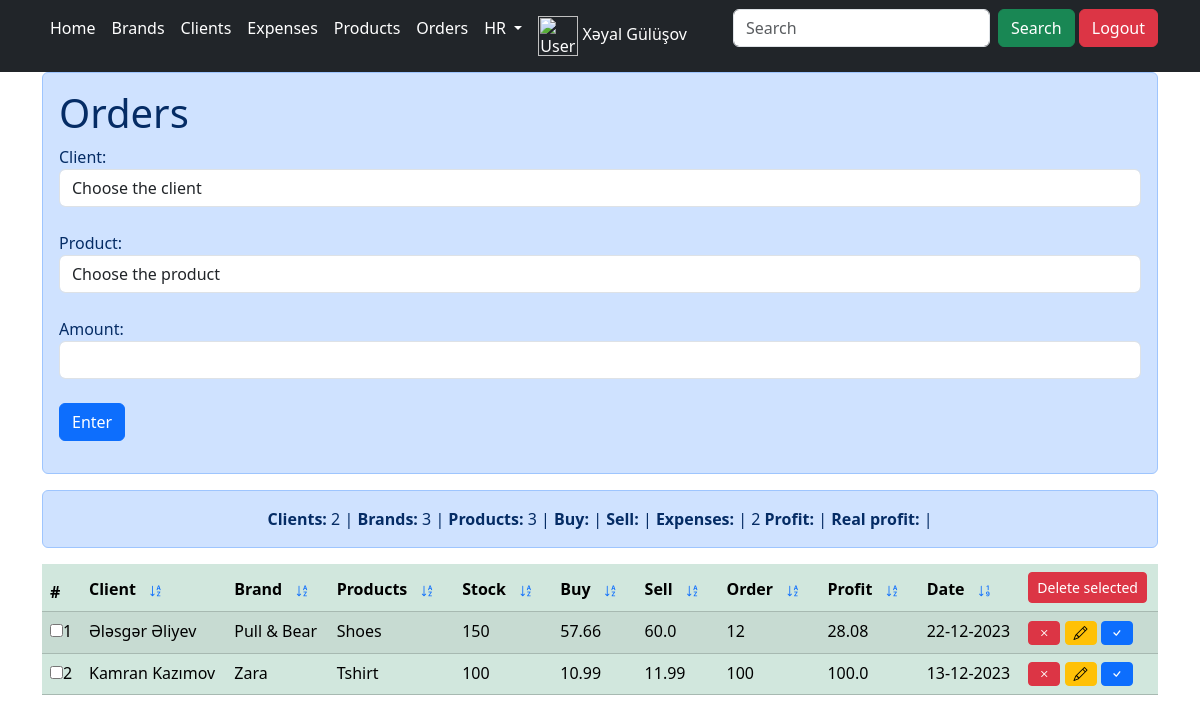
/orders (signed in), run on the app's committed database.
### main/models.py (models this page shows, shortened)
class myUser(AbstractUser):
    profile_photo = models.ImageField(upload_to='media/', blank=True, null=True)
    comp_name = models.CharField(max_length=20)
    birth_date = models.DateField()
    phone = models.CharField(max_length=15)

class Orders(models.Model):
    client = models.ForeignKey(Clients, on_delete=models.CASCADE)
    product = models.ForeignKey(Products, on_delete=models.CASCADE)
    amount =models.IntegerField(100)
    add_date = models.DateField(auto_now_add=True)
    tesdiq = models.IntegerField(default = 0)
    @property
    def profit(self):
        x = (self.product.sell - self.product.buy) * self.amount
        return round(x, 3)

class Clients(models.Model):
    name = models.CharField(max_length=15)
    surname = models.CharField(max_length=15)
    email = models.CharField(max_length=20)
    phone = models.CharField(max_length=15)
    company = models.CharField(max_length=15)
    add_date = models.DateField(auto_now_add=True)

class Products(models.Model):
    brand = models.ForeignKey(Brand,on_delete=models.CASCADE)
    supplier_id = models.ForeignKey(Supplier, on_delete=models.CASCADE)
    product = models.CharField(max_length=15)
    product_photo = models.ImageField(upload_to='media/', blank=False, null=False)
    buy = models.FloatField(max_length=100)
    sell = models.FloatField(max_length=100)
    quantity = models.IntegerField(100)
    add_date = models.DateField(auto_now=True)

class Brand(models.Model):
    brand_name = models.CharField(max_length=20)
    brand_pic = models.ImageField(upload_to='media/', blank=False, null=False)
    add_date = models.DateField(auto_now_add=True)

### main/views.py (the view, shortened to what this page needs)
# urls.py: path('orders', views.orders, name='orders'),
def orders(request):
    data = ''
    del_all = []
    if 'delete_all' in request.POST:
        del_all = request.POST.getlist('x[]')
        if not del_all:
            messages.info(request, "Please select to delete.",
                          extra_tags='error')
    if 'search' in request.POST:
        data = Orders.objects.filter(
            Q(orders__contains=request.POST['question'])).order_by('-id')
    else:
        if 'order' in request.POST:
            if request.POST['order'] == 'a':
                data = Orders.objects.all().order_by('client_id')
            elif request.POST['order'] == 'b':
                data = Orders.objects.all().order_by('-client_id')
            elif request.POST['order'] == 'c':
                data = Orders.objects.all().order_by('product__brand__brand_name')
            elif request.POST['order'] == 'd':
                data = Orders.objects.all().order_by('-product__brand__brand_name')
            elif request.POST['order'] == 'e':
                data = Orders.objects.all().order_by('product_id')
            elif request.POST['order'] == 'f':
                data = Orders.objects.all().order_by('-product_id')
            elif request.POST['order'] == 'g':
                data = Orders.objects.all().order_by('amount')
            elif request.POST['order'] == 'h':
                data = Orders.objects.all().order_by('-amount')
            elif request.POST['order'] == 'i':
                data = Orders.objects.all().order_by('product__buy')
            elif request.POST['order'] == 'j':
                data = Orders.objects.all().order_by('-product__buy')
            elif request.POST['order'] == 'k':
                data = Orders.objects.all().order_by('product__sell')
            elif request.POST['order'] == 'l':
                data = Orders.objects.all().order_by('-product__sell')
            elif request.POST['order'] == 'm':
                data = Orders.objects.all().order_by('product__quantity')
            elif request.POST['order'] == 'n':
                data = Orders.objects.all().order_by('-product__quantity')
            elif request.POST['order'] == 'o':
                data = Orders.objects.all().order_by('profit')
            elif request.POST['order'] == 'p':
                data = Orders.objects.all().order_by('-profit')
            elif request.POST['order'] == 'q':
                data = Orders.objects.all().order_by('add_date')
            elif request.POST['order'] == 'r':
                data = Orders.objects.all().order_by('-add_date')
        else:
            data = Orders.objects.all().order_by('-id')
    client = Clients.objects.all().order_by('name')
    product = Products.objects.all().order_by('product')
    return render(request, 'orders.html', {'del_all': del_all, 'client': client, 'product': product, 'data': data, 'expens_num': expens_num, 'brand_num': brand_num, 'client_num': client_num, 'product_num': product_num})

### main/templates/orders.html (shortened to what this page needs)
{% extends 'layout.html' %}
{% block 'content' %}
{% if edit %}
<div class="alert alert-primary" role="alert">
  <h1>Orders</h1>
  <form method="post" action="{% url 'orders_update' edit.id %}">
    {% csrf_token %}
    Client:<br>
    <select name="client_id" class="form-control">
      <option value="">Choose the client</option>
      {% for client_obj in client %}
      <option {% if edit.client.id == client_obj.id %} selected {% endif %} value="{{client_obj.id}}">{{client_obj.name}}
        {{client_obj.surname}}</option>
      {% endfor %}
    </select>
    <br>
    Product:<br>
    <select name="product_id" class="form-control">
      <option value="">Choose the product</option>
      {% for product_obj in product %}
      <option {% if edit.product.id == product_obj.id %} selected {% endif %} value="{{product_obj.id}}">
        {{product_obj.brand.brand_name}} - {{product_obj.product}} [{{product_obj.quantity}}]</option>
      {% endfor %}
    </select>
    <br>
    Amount:<br>
    <input type="text" name="amount" value="{{edit.amount}}" class="form-control"><br>
    <button name="update" class="btn btn-primary">Update</button>
    <a href="{% url 'orders' %}"><button type="button" class="btn btn-danger">Cancel</button></a>
  </form>
</div>
{% else %}
<div class="alert alert-primary" role="alert">
  <h1>Orders</h1>
  <form method="post">
    Client:<br>
    <select name="client_id" class="form-control">
      <option value="">Choose the client</option>
    </select>
    <br>
    Product:<br>
    <select name="product_id" class="form-control">
      <option value="">Choose the product</option>
    </select>
    <br>
    Amount:<br>
    <input type="text" name="amount" class="form-control"><br>
    <button name="enter" class="btn btn-primary">Enter</button>
  </form>
</div>
{% endif %}
<div class="alert alert-primary" role="alert">
  <center>
    <b>Clients: </b> {{client_num}} |
    <b>Brands: </b> {{brand_num}} |
    <b>Products: </b> {{product_num}} |
    <b>Buy: </b> |
    <b>Sell: </b> |
    <b>Expenses: </b> | {{expens_num}}
    <b>Profit: </b> | {{profit_total}}
    <b>Real profit: </b> |
  </center>
</div>
<form method="post" action="#table">
  <table class="table table-success table-striped" id="table">
    <thead>
      <th>#</th>
      <th>
        Client
        {% if request.POST.order == 'a' %}
        <button class="btn btn-link btn-sm" name="order" value="b"><i class="bi bi-sort-alpha-down-alt"></i></button>
        {% else %}
        <button class="btn btn-link btn-sm" name="order" value="a"><i class="bi bi-sort-alpha-down"></i></button>
        {% endif %}
      </th>
      <th>
        Brand
        {% if request.POST.order == 'c' %}
        <button class="btn btn-link btn-sm" name="order" value="d"><i class="bi bi-sort-alpha-down-alt"></i></button>
        {% else %}
        <button class="btn btn-link btn-sm" name="order" value="c"><i class="bi bi-sort-alpha-down"></i></button>
        {% endif %}
      </th>
      <th>
        Products
        {% if request.POST.order == 'e' %}
        <button class="btn btn-link btn-sm" name="order" value="f"><i class="bi-sort-alpha-down-alt"></i></button>
        {% else %}
        <button class="btn btn-link btn-sm" name="order" value="e"><i class="bi-sort-alpha-down"></i></button>
        {% endif %}
      </th>
      <th>
        Stock
        {% if request.POST.order == 'g' %}
        <button class="btn btn-link btn-sm" name="order" value="h"><i class="bi-sort-alpha-down-alt"></i></button>
        {% else %}
        <button class="btn btn-link btn-sm" name="order" value="g"><i class="bi-sort-alpha-down"></i></button>
        {% endif %}
      </th>
      <th>
        Buy
        {% if request.POST.order == 'i' %}
        <button class="btn btn-link btn-sm" name="order" value="j"><i class="bi-sort-alpha-down-alt"></i></button>
        {% else %}
        <button class="btn btn-link btn-sm" name="order" value="i"><i class="bi-sort-alpha-down"></i></button>
        {% endif %}
      </th>
      <th>
        Sell
        {% if request.POST.order == 'k' %}
        <button class="btn btn-link btn-sm" name="order" value="l"><i class="bi-sort-alpha-down-alt"></i></button>
        {% else %}
        <button class="btn btn-link btn-sm" name="order" value="k"><i class="bi-sort-alpha-down"></i></button>
        {% endif %}
      </th>
      <th>
        Order
        {% if request.POST.order == 'n' %}
        <button class="btn btn-link btn-sm" name="order" value="m"><i class="bi-sort-alpha-down-alt"></i></button>
        {% else %}
        <button class="btn btn-link btn-sm" name="order" value="n"><i class="bi-sort-alpha-down"></i></button>
        {% endif %}
      </th>
      <th>
        Profit
        {% if request.POST.order == 'o' %}
        <button class="btn btn-link btn-sm" name="order" value="p"><i class="bi-sort-alpha-down-alt"></i></button>
        {% else %}
        <button class="btn btn-link btn-sm" name="order" value="o"><i class="bi-sort-alpha-down"></i></button>
        {% endif %}
      </th>
      <th>
        Date
        {% if request.POST.order == 'q' %}
        <button class="btn btn-link btn-sm" name="order" value="r"><i class="bi bi-sort-numeric-down-alt"></i></button>
        {% else %}
        <button class="btn btn-link btn-sm" name="order" value="q"><i class="bi-sort-numeric-down"></i></button>
        {% endif %}
      </th>
      <th><button class="btn btn-danger btn-sm" name="delete_all">Delete selected</button> </th>
    </thead>
    <tbody>
      {% for info in data %}
      <tr>
        <td>
          {% if info.tesdiq == 0 %}
          <input type="checkbox" {% if info.id|floatformat:'0' in del_all %} checked {% endif %} name="x[]"
            value="{{info.id}}">{{forloop.counter}}
          {% else %}
          {{forloop.counter}}
          {% endif %}
        </td>
        <td>{{info.client.name}} {{info.client.surname}}</td>
        <td>{{info.product.brand.brand_name}}</td>
        <td>{{info.product.product}}</td>
        <td>{{info.product.quantity}}</td>
        <td>{{info.product.buy}}</td>
        <td>{{info.product.sell}}</td>
        <td>{{info.amount}}</td>
        <td>{{info.profit}}</td>
        <td>{{info.add_date | date:'d-m-Y'}}</td>
        <td>
          {% if info.tesdiq == 0 %}
          <a class="btn btn-danger btn-sm" href="{% url 'orders_delete' info.id %}" title="Delete"><i
              class="bi bi-x"></i></a>
          <a class="btn btn-warning btn-sm" href="{% url 'orders_edit' info.id %}" title="Edit"><i
              class="bi bi-pencil"></i></a>
          <a class="btn btn-primary btn-sm" href="{% url 'orders_tesdiq' info.id %}" title="Confirm"><i
              class="bi bi-check"></i></a>
          {% else %}
          <a class="btn btn-danger btn-sm" href="{% url 'orders_cancel' info.id %}" title="Cancel"><i
              class="bi bi-x"></i></a>
          {% endif %}
        </td>
      </tr>
      {% endfor %}
    </tbody>
  </table>
</form>
{% endblock %}

### main/templates/layout.html (shortened to what this page needs)
{%load static %}
{%if request.user.is_authenticated%}
<link href="https://cdn.jsdelivr.net/npm/bootstrap@5.3.2/dist/css/bootstrap.min.css" rel="stylesheet">
<link rel="stylesheet" href="https://cdn.jsdelivr.net/npm/bootstrap-icons@1.10.5/font/bootstrap-icons.css">
<link href="https://cdn.jsdelivr.net/npm/bootstrap@5.3.2/dist/css/bootstrap.min.css" rel="stylesheet">
<nav class="navbar navbar-expand-lg navbar-dark bg-dark fixed-top">
    <div class="container">
      <div class="collapse navbar-collapse" id="navbarSupportedContent">
        <ul class="navbar-nav me-auto mb-2 mb-lg-0">
          <li class="nav-item">
            <a class="nav-link active" aria-current="page" href="{% url 'home' %}">Home</a>
          </li>
          <li class="nav-item">
            <a class="nav-link active" aria-current="page" href="{% url 'brand' %}">Brands</a>
          </li>
          <li class="nav-item">
            <a class="nav-link active" aria-current="page" href="{% url 'client' %}">Clients</a>
          </li>
          <li class="nav-item">
            <a class="nav-link active" aria-current="page" href="{% url 'expens' %}">Expenses</a>
          </li>
          <li class="nav-item">
            <a class="nav-link active" aria-current="page" href="{% url 'products' %}">Products</a>
          </li>
          <li class="nav-item">
            <a class="nav-link active" aria-current="page" href="{% url 'orders' %}">Orders</a>
          </li>
          <li class="nav-item dropdown">
            <a class="nav-link active dropdown-toggle" href="#" role="button" data-bs-toggle="dropdown" aria-expanded="false">
            HR
          </a>
        </li>
        <li class="nav-item">
            <a class="nav-link active" aria-current="page" href="{% url 'user_profile' %}">
              <img src="{% if request.user.profile_photo == '' %}/uploads/default_profile_pic.png{% else %} {{ request.user.profile_photo }} {% endif %}" alt="User Profile Photo" style="width: 40px; height: 40px;">
              {{ request.user.first_name }} {{ request.user.last_name }}
            </a>
        </li>
        </ul>
        <form class="d-flex" method="post" action="#table">
            <input class="form-control me-2" type="text" placeholder="Search" name="question" aria-label="Search">
            <button class="btn btn-success" type="submit" name="search">Search</button> &nbsp;
        </form>
        <form class="d-flex" role="search" method="post" action="{% url 'logout_user' %}">
          <button class="btn btn-danger my-2 my-sm-0" type="logout" name="Logout">Logout</button>
        </form>
      </div>
    </div>
  </nav>
<div class="container">
<br><br><br>
{% block 'content' %}
{% endblock %}
</div>
{%else%}
<meta http-equiv="refresh" content="0; URL={%url 'home'%}">
{%endif%}

### data on the page
myUser: user.first_name "Xəyal", user.last_name "Gülüşov"
Orders: client.name "Ələsgər", client.surname "Əliyev", product.brand.brand_name "Pull & Bear", product.product "Shoes", product.quantity "150", product.buy "57.66", product.sell "60.0", amount "12", profit "28.08", add_date "22-12-2023", tesdiq 0 (drawn)
Orders: client.name "Kamran", client.surname "Kazımov", product.brand.brand_name "Zara", product.product "Tshirt", product.quantity "100", product.buy "10.99", product.sell "11.99", amount "100", profit "100.0", add_date "13-12-2023", tesdiq 0 (drawn)

### other printed values
{{ client_num }} "2"
{{ brand_num }} "3"
{{ product_num }} "3"
{{ expens_num }} "2"
